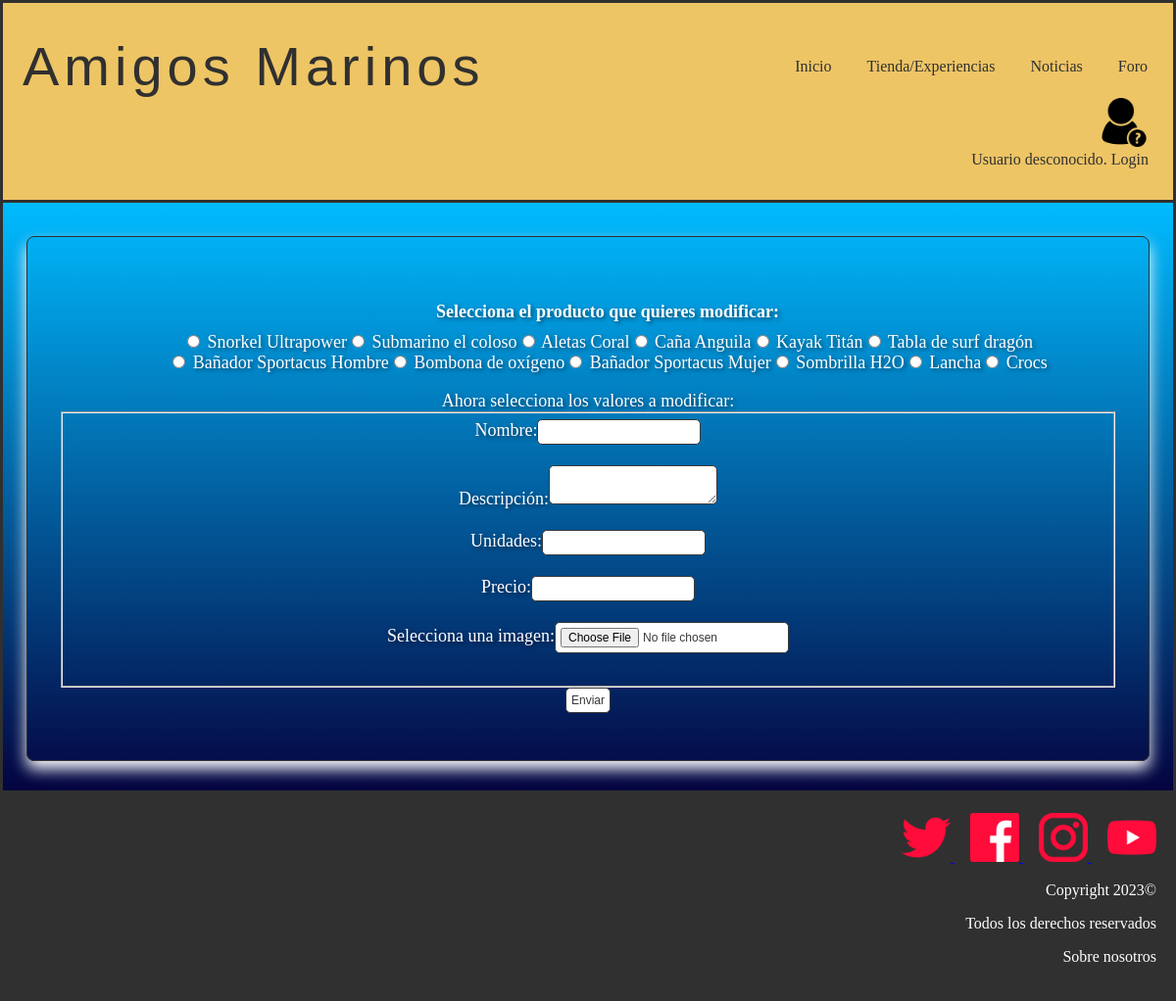
Page /modificarProducto.php on the earlier database version.
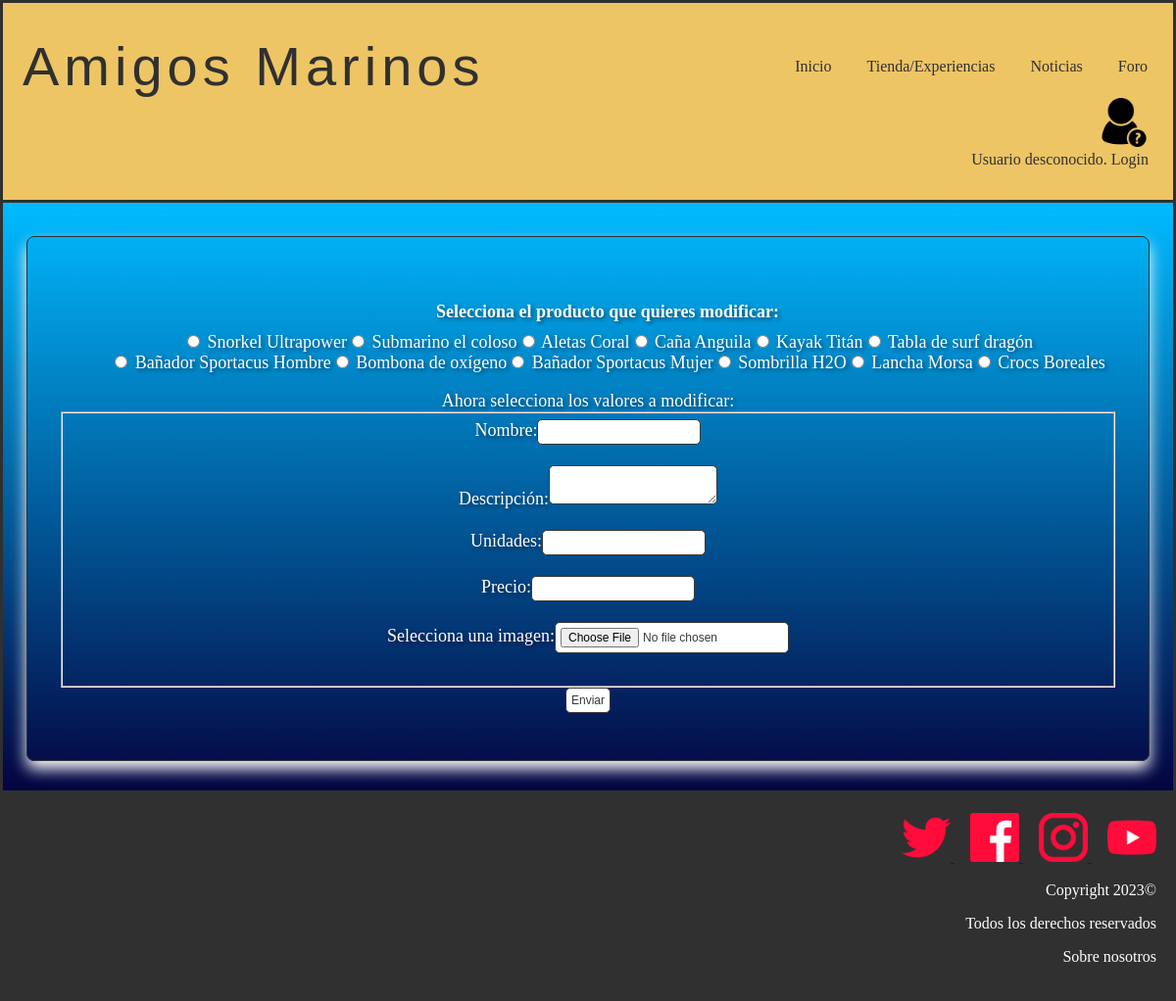
Same page on the later database version.
### tables this page shows
CREATE TABLE IF NOT EXISTS `producto` (
  `nombre` varchar(25) NOT NULL,
  `id` int(11) NOT NULL AUTO_INCREMENT,
  `descripcion` text NOT NULL,
  `unidades` int(11) NOT NULL,
  `precio` float NOT NULL,
  `imagen` varchar(50) NOT NULL,
  PRIMARY KEY (`id`)
);

### includes/producto.php (called while the page is built, shortened)
<?php
class Producto {
    private $nombre;
    private $id;
    private $descripcion;
    private $unidades;
    private $precio;
    private $urlImagen;
    private function __construct($id = NULL , $descripcion, $unidades, $precio, $urlImagen, $nombre)
    {
        $this->id = $id;
        $this->descripcion = $descripcion;
        $this->unidades = $unidades;
        $this->nombre = $nombre;
        $this->precio = $precio;
        $this->urlImagen = $urlImagen;
    }
    public static function cargarProductos(){
        $productos = [];
        $conn = Aplicacion::getInstance()->getConexionBd();
        $query = "SELECT * FROM producto";
        $resultado = mysqli_query($conn, $query);
        if(mysqli_num_rows($resultado) > 0){
            $i = 0;
            while($fila = $resultado->fetch_assoc()){
                $productos[$i] = new Producto($fila["id"], $fila["descripcion"], $fila["unidades"], $fila["precio"], $fila["imagen"], $fila["nombre"]);
                $i++;
            }
            return $productos;
        }
        else{
            return false;
        }
    }
    public function getId()
    {
        return $this->id;
    }
    public function getNombre()
    {
        return $this->nombre;
    }
    public function getDescripcion(){
        return $this->descripcion;
    }
    public function getImagen(){
        return $this->urlImagen;
    }
    public function getPrecio(){
        return $this->precio;
    }
    public function getUnidades(){
        return $this->unidades;
    }
}
?>

### modificarProducto.php (the view, shortened to what this page needs)
<?php
    require_once __DIR__.'/includes/Producto.php';
?>
<!DOCTYPE html>
<html>
    <head>
        <link href= "./css/style.css" rel="stylesheet" type="text/css">
    </head>
    <body>
            <?php
                require ('./includes/comun/cabecera.php');
            ?>
            <main>
            <div class="container">
                <div class="productos">
                    <ul class="modificarProductos">
                        <?php
                            $productos = Producto::cargarProductos();
                            if(empty($productos)){
                                echo '<h2>No hay productos en la tienda</h2>';
                            }
                            else{
                                echo '<form action="validarEdicion.php?es=producto" method="post" enctype="multipart/form-data">';
                                echo '<label>Selecciona el producto que quieres modificar:</label>';
                                foreach($productos as $p){
                                    $id = $p->getId();
                                    $nombre = $p->getNombre();
                                    $descripcion = $p->getDescripcion();
                                    $unidades = $p->getUnidades();
                                    $precio = $p->getPrecio();
                                    $imagen = $p->getImagen();
                                    echo "<li><input type='radio' name='producto' value='". $id ."' data-nombre='". $nombre ."' data-descripcion='". $descripcion ."' data-unidades='". $unidades ."' data-precio='". $precio ."' data-imagen='". $imagen ."'> ". $nombre ."</li>";
                                }
                                echo '</ul>';
                                echo '<label>Ahora selecciona los valores a modificar: </label>';
                                echo '<fieldset>';
                                echo '<label for="nombre">Nombre:</label>';
                                echo '<input type="text" name="nombre" id="nombre"><br><br>';
                                echo '<label for="descripcion">Descripción:</label>';
                                echo '<textarea name="descripcion" id="descripcion"></textarea><br><br>';
                                echo '<label for="unidades">Unidades:</label>';
                                echo '<input type="number" name="unidades" id="unidades" min="0"><br><br>';
                                echo '<label for="precio">Precio:</label>';
                                echo '<input type="number" name="precio" id="precio" min="0"><br><br>';
                                echo '<label for="imagen">Selecciona una imagen:</label>';
                                echo '<input type="file" name="imagen" id="imagen"><br><br>';
                                echo '</fieldset>';
                                echo '<input type="submit" value="Enviar">';
                            }
                        ?>
                </div>
            </div>
        <?php
            require('./includes/comun/pie.php');
        ?>
        </main>
    </body>
</html>

Differences in the rows shown:
changed producto: nombre "Lancha" → "Lancha Morsa"
changed producto: nombre "Crocs" → "Crocs Boreales"
